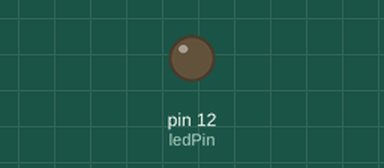
Simulated run of this sketch. Board: Arduino Uno, built with avr-gcc and run on an emulated ATmega328P. Parts: output pins drawn as LEDs (lit = HIGH).

Above: at 1.2 s.
At 5.8 s:
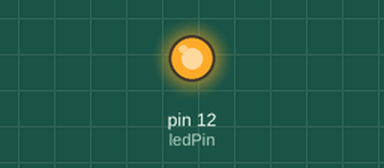
Timing chart, 0 to 6.4 s (numbered marks = the images above):
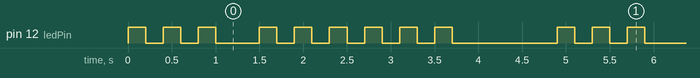

The sketch:

LED_SOS.ino
```cpp
int ledPin = 12;

void setup() {
  // put your setup code here, to run once:
  pinMode(ledPin, OUTPUT);
}

void loop() {
  //s
  flash(200); flash(200); flash(200);
  //글자와 글자 사이에는 -만큼의 간격이 있어야 하므로 LED를 300ms 만큼 지연한다.
  delay(300);
  //o
  flash(200); flash(200); flash(200);
  //s
  flash(200); flash(200); flash(200);
  //반복전 1초간 대기
  delay(1000);
}
void flash(int duration)
{
  digitalWrite(ledPin, HIGH);
  delay(duration);
  digitalWrite(ledPin, LOW);
  delay(duration);
}
```

Measured:
- by itself, pin 12 (ledPin): repeats every 4.9 s: 2 × (LOW 0.20 s, HIGH 0.20 s), LOW 0.50 s, 5 × (HIGH 0.20 s, LOW 0.20 s), HIGH 0.20 s, LOW 1.2 s, HIGH 0.20 s
- by itself, everything shown: repeats every 4.9 s, in 18 steps
